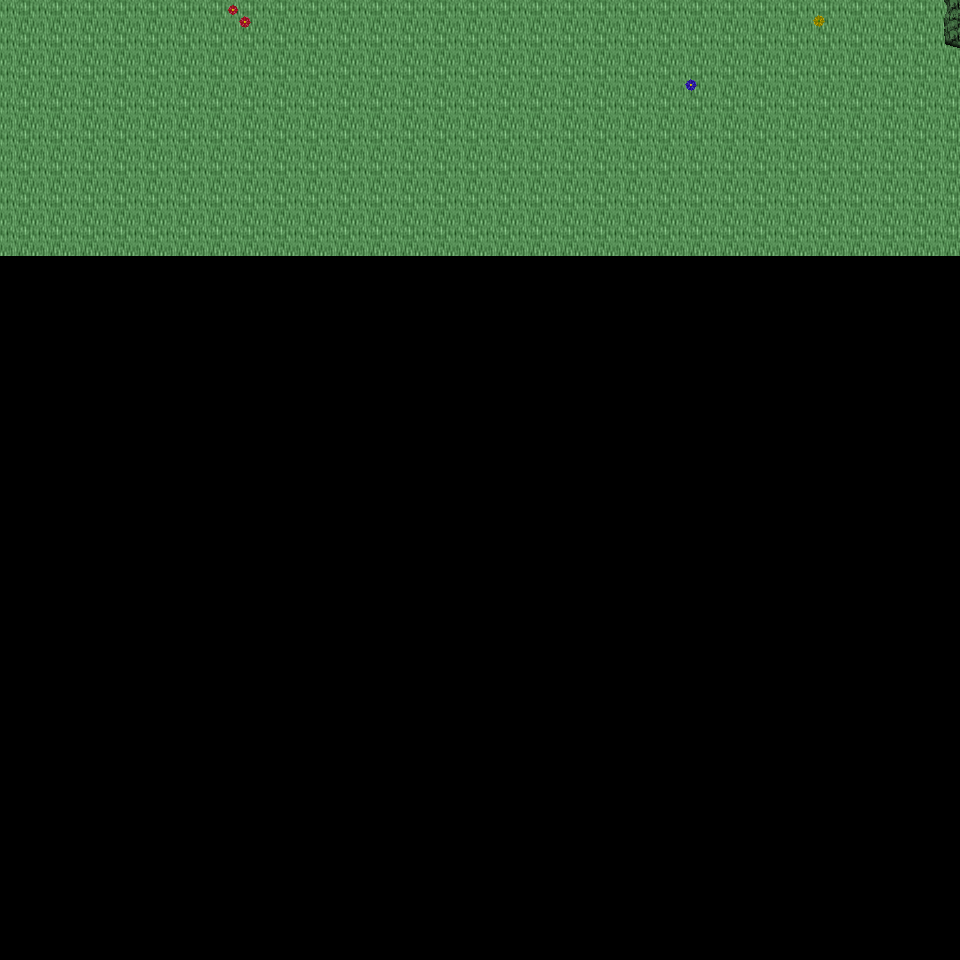

A 2D game scene composited from a Tiled map and its tileset images. What follows is a short description and the map's XML, with each tile layer's data collapsed to a summary:
An orthogonal 30x30 tile map with 32x32 px tiles, 6 tile layers (Ground, Object, Object2, Above, ...), 27 tilesets and 3 objects (3x mapExit).

<map version="1.0" orientation="orthogonal" renderorder="right-down" width="30" height="30" tilewidth="32" tileheight="32" nextobjectid="4">
  <tileset firstgid="1" name="tileset_logic_collision" tilewidth="32" tileheight="32" tilecount="1" columns="1">
    <image source="../drawable/tileset_logic_collision.png" width="32" height="32" />
  </tileset>
  <tileset firstgid="2" name="tileset_terrain_grassland" tilewidth="32" tileheight="32" tilecount="88" columns="8">
    <image source="../drawable/tileset_terrain_grassland.png" width="256" height="352" />
  </tileset>
  <tileset firstgid="90" name="tileset_ground_ground" tilewidth="32" tileheight="32" tilecount="33" columns="3">
    <image source="../drawable/tileset_ground_ground.png" width="96" height="352" />
  </tileset>
  <tileset firstgid="123" name="tileset_plant_tree_tree_darkgreen" tilewidth="32" tileheight="32" tilecount="88" columns="8">
    <image source="../drawable/tileset_plant_tree_tree_darkgreen.png" width="256" height="352" />
  </tileset>
  <tileset firstgid="211" name="tileset_logic_item_resources" tilewidth="32" tileheight="32" tilecount="6" columns="6">
    <image source="../drawable/tileset_logic_item_resources.png" width="192" height="32" />
  </tileset>
  <tileset firstgid="217" name="tileset_logic_creature_animal" tilewidth="32" tileheight="32" tilecount="32" columns="8">
    <image source="../drawable/tileset_logic_creature_animal.png" width="256" height="128" />
  </tileset>
  <tileset firstgid="249" name="tileset_plant_flower_daisy_white" tilewidth="32" tileheight="32" tilecount="8" columns="2">
    <image source="../drawable/tileset_plant_flower_daisy_white.png" width="64" height="128" />
  </tileset>
  <tileset firstgid="257" name="tileset_plant_flower_daisy_yellow" tilewidth="32" tileheight="32" tilecount="8" columns="2">
    <image source="../drawable/tileset_plant_flower_daisy_yellow.png" width="64" height="128" />
  </tileset>
  <tileset firstgid="265" name="tileset_plant_flower_daisy_red" tilewidth="32" tileheight="32" tilecount="8" columns="2">
    <image source="../drawable/tileset_plant_flower_daisy_red.png" width="64" height="128" />
  </tileset>
  <tileset firstgid="273" name="tileset_plant_flower_daisy_blue" tilewidth="32" tileheight="32" tilecount="8" columns="2">
    <image source="../drawable/tileset_plant_flower_daisy_blue.png" width="64" height="128" />
  </tileset>
  <tileset firstgid="281" name="tileset_ground_grass_edges" tilewidth="32" tileheight="32" tilecount="36" columns="12">
    <image source="../drawable/tileset_ground_grass_edges.png" width="384" height="96" />
  </tileset>
  <tileset firstgid="317" name="tileset_ground_grass_corners" tilewidth="32" tileheight="32" tilecount="24" columns="6">
    <image source="../drawable/tileset_ground_grass_corners.png" width="192" height="128" />
  </tileset>
  <tileset firstgid="341" name="tileset_ground_grass_2" tilewidth="32" tileheight="32" tilecount="21" columns="3">
    <image source="../drawable/tileset_ground_grass_2.png" width="96" height="224" />
  </tileset>
  <tileset firstgid="362" name="tileset_plant_tree_fall_trees" tilewidth="32" tileheight="32" tilecount="40" columns="8">
    <image source="../drawable/tileset_plant_tree_fall_trees.png" width="256" height="160" />
  </tileset>
  <tileset firstgid="402" name="tileset_plant_tree_pine_tree" tilewidth="32" tileheight="32" tilecount="20" columns="4">
    <image source="../drawable/tileset_plant_tree_pine_tree.png" width="128" height="160" />
  </tileset>
  <tileset firstgid="422" name="tileset_plant_bush_large_green" tilewidth="32" tileheight="32" tilecount="9" columns="3">
    <image source="../drawable/tileset_plant_bush_large_green.png" width="96" height="96" />
  </tileset>
  <tileset firstgid="431" name="tileset_ground_rock_pebbles" tilewidth="32" tileheight="32" tilecount="3" columns="1">
    <image source="../drawable/tileset_ground_rock_pebbles.png" width="32" height="96" />
  </tileset>
  <tileset firstgid="434" name="tileset_plant_leaves" tilewidth="32" tileheight="32" tilecount="8" columns="4">
    <image source="../drawable/tileset_plant_leaves.png" width="128" height="64" />
  </tileset>
  <tileset firstgid="442" name="tileset_logic_portal" tilewidth="32" tileheight="32" tilecount="24" columns="8">
    <image source="../drawable/tileset_logic_portal.png" width="256" height="96" />
  </tileset>
  <tileset firstgid="466" name="tileset_logic_creature_human_evil" tilewidth="32" tileheight="32" tilecount="10" columns="10">
    <image source="../drawable/tileset_logic_creature_human_evil.png" width="256" height="64" />
  </tileset>
  <tileset firstgid="476" name="tileset_terrain_cave_opening" tilewidth="32" tileheight="32" tilecount="12" columns="3">
    <image source="../drawable/tileset_terrain_cave_opening.png" width="96" height="128" />
  </tileset>
  <tileset firstgid="488" name="tileset_ground_ladder_vertical_dark" tilewidth="32" tileheight="32" tilecount="3" columns="3">
    <image source="../drawable/tileset_ground_ladder_vertical_dark.png" width="96" height="32" />
  </tileset>
  <tileset firstgid="491" name="tileset_ground_rock_large_boulder" tilewidth="32" tileheight="32" tilecount="9" columns="3">
    <image source="../drawable/tileset_ground_rock_large_boulder.png" width="96" height="96" />
  </tileset>
  <tileset firstgid="500" name="tileset_item_blood_floor_stains_2" tilewidth="32" tileheight="32" tilecount="4" columns="2">
    <image source="../drawable/tileset_item_blood_floor_stains_2.png" width="64" height="64" />
  </tileset>
  <tileset firstgid="504" name="tileset_item_blood_floor_stain-safe" tilewidth="32" tileheight="32" tilecount="1" columns="1">
    <image source="../drawable/tileset_item_blood_floor_stain-safe.png" width="32" height="32" />
  </tileset>
  <tileset firstgid="505" name="tileset_ground_tall_grass" tilewidth="32" tileheight="32" tilecount="15" columns="5">
    <image source="../drawable/tileset_ground_tall_grass.png" width="160" height="96" />
  </tileset>
  <tileset firstgid="520" name="tileset_logic_creature_reptile" tilewidth="32" tileheight="32" tilecount="7" columns="7">
    <image source="../drawable/tileset_logic_creature_reptile.png" width="224" height="32" />
  </tileset>
  <layer name="Ground" width="30" height="30">
    <data>[900 cells, 240 non-empty, 1 distinct tile ids]</data>
  </layer>
  <layer name="Object" width="30" height="30">
    <data>[900 cells, 4 non-empty, 4 distinct tile ids]</data>
  </layer>
  <layer name="Object2" width="30" height="30">
    <data>[900 cells, 1 non-empty, 1 distinct tile ids]</data>
  </layer>
  <layer name="Above" width="30" height="30">
    <data>[900 cells, 0 non-empty, 0 distinct tile ids]</data>
  </layer>
  <layer name="Above2" width="30" height="30">
    <data>[900 cells, 0 non-empty, 0 distinct tile ids]</data>
  </layer>
  <layer name="Walkable" width="30" height="30">
    <data>[900 cells, 0 non-empty, 0 distinct tile ids]</data>
  </layer>
  <objectgroup name="MapEvents">
    <object id="1" name="north" type="mapExit" x="0" y="0" width="960" height="32">
      <properties>
        <property name="map" value="level_0_x1_y11" />
        <property name="x" value="0" />
        <property name="y" value="28" />
      </properties>
    </object>
    <object id="2" name="west" type="mapExit" x="0" y="0" width="32" height="960">
      <properties>
        <property name="map" value="level_0_x0_y12" />
        <property name="x" value="28" />
        <property name="y" value="0" />
      </properties>
    </object>
    <object id="3" name="east" type="mapExit" x="928" y="0" width="32" height="960">
      <properties>
        <property name="map" value="level_0_x2_y12" />
        <property name="x" value="1" />
        <property name="y" value="0" />
      </properties>
    </object>
  </objectgroup>
</map>
